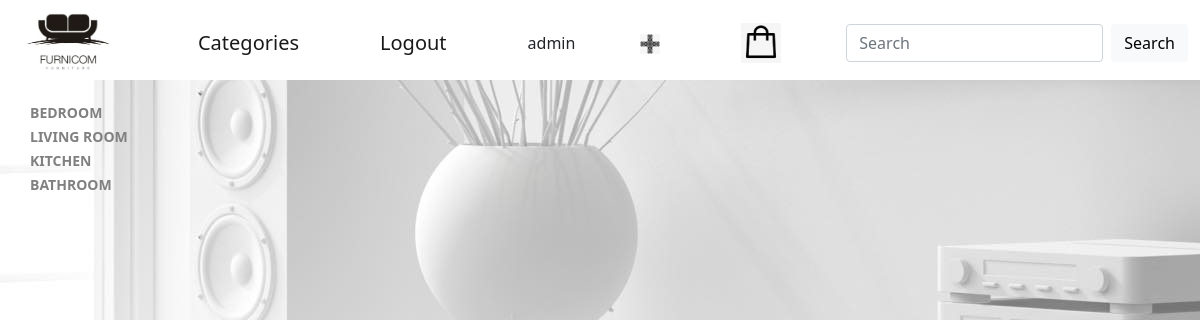
The app's page / (signed in) with its own data.
### product/models.py (models this page shows, shortened)
class Category(models.Model):
    title = models.CharField(max_length=50, unique=True)
    slug = models.SlugField(primary_key=True)
    parent = models.ForeignKey('self',
                               on_delete=models.CASCADE,
                               related_name='children',
                               blank=True, null=True)

### product/views.py (the view)
# urls.py: path('', CategoryListView.as_view(), name='home'),
class CategoryListView(ListView):
    model = Category
    template_name = 'product/home.html'
    context_object_name = 'categories'

### product/templates/product/home.html
{% extends 'base.html' %}
{% load static %}
{% block content %}
<div style="margin-top: 20px; margin-left: 10px; "  class="container">
    <ol class="list-group list-group-numbered">
        {% for category in categories %}
        {% if category.products.all %}
            <div style="" class="ms-2 me-auto">
                <div class="fw-bold"><a href="{% url 'list' category.slug %}">{{ category.title }}</a></div>
            </div>
        {% endif %}
        {% endfor %}
    </ol>
</div>
{% endblock %}

### templates/base.html (shortened to what this page needs)
<!DOCTYPE html>
{% load static %}
<html lang="en">
<head>
    <link href="https://cdn.jsdelivr.net/npm/bootstrap@5.0.0-beta3/dist/css/bootstrap.min.css" rel="stylesheet">
</head>
<body >
<nav style="height:80px" class="navbar navbar-light bg-white">
    <div class="container-fluid" >
        <a href="{% url 'home' %}" class="navbar-brand"><img style="width: 100px; height: auto; margin-left: 5px;" src="{% static 'img/logo3.png' %}"></a>
        <a href="{% url 'category' %}" class="navbar-brand">Categories</a>
        {% if not request.user.is_authenticated %}
        <a href="{% url 'signup' %}" class="navbar-brand">Sign Up</a>
        <a href="{% url 'login' %}" class="navbar-brand">Login</a>
        {% else %}
        <a href="{% url 'logout' %}" class="navbar-brand">Logout</a>
        <span>{{ request.user.username }}</span>
        {% endif %}
        {% if request.user.is_staff and request.user.is_superuser and request.user.is_authenticated %}
        <a href="{% url 'create-product' %}" class="navbar-brand">
            <img style="width: 20px; height: auto;" src="{% static 'img/plus.png' %}"></a>
        {% endif %}
        <a href="{% url 'cart_detail' %}">
            <img  id="cart-icon" src="{% static 'img/cart1.jpg' %}" width="40" height="40" >
        </a>
        <form class="d-flex" method="get" action="{% url 'search' %}">
            <input name="q" class="form-control me-2" type="search" placeholder="Search" aria-label="Search">
            <button class="btn btn-light" type="submit">Search</button>
        </form>
    </div>
</nav>
{% block content %}
{% endblock %}
</body>
</html>

### templates/base.html (style rules this page uses)
A:link { text-decoration: none; }
A { font-size: 14px; color: grey; }

### records on screen
Category: title "BEDROOM"
Category: title "LIVING ROOM"
Category: title "KITCHEN"
Category: title "BATHROOM"

### other values on screen
{{ request.user.username }} "admin"
